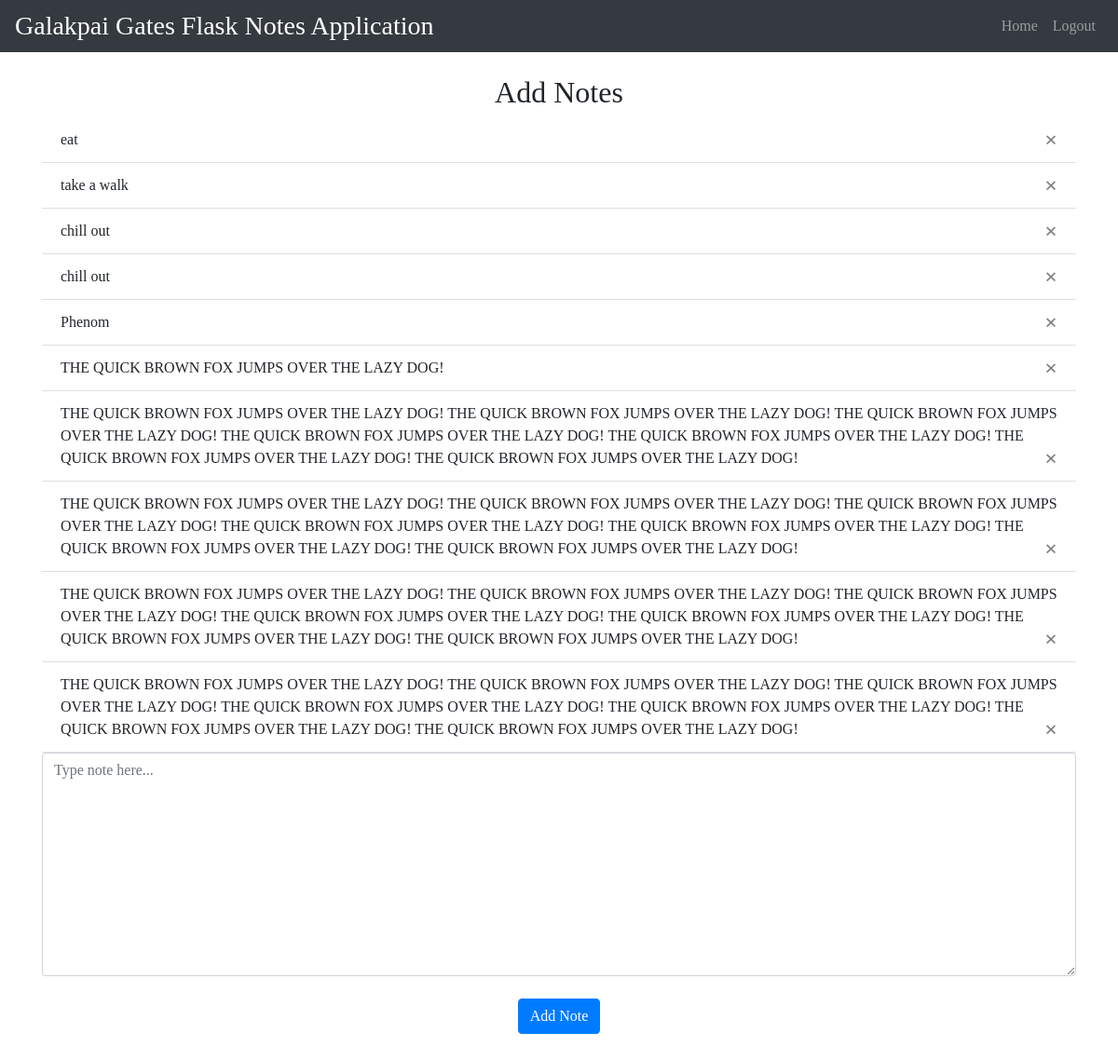
The app's page / (signed in) with its own data.
### website/models.py (models this page shows)
class Note(db.Model):
    id = db.Column(db.Integer, primary_key=True)
    data = db.Column(db.String(100000))
    date = db.Column(db.DateTime(timezone=True), default=func.now())
    user_id = db.Column(db.Integer, db.ForeignKey('user.id'))

### website/views.py (the view, shortened to what this page needs)
@views.route('/', methods=['POST', 'GET'])
@login_required
def home():
    return render_template("index.html", user=current_user)

### website/__init__.py (called while the page is built)
def create_app():
    app = Flask(__name__)
    app.config['SECRET_KEY'] = 'lkjsJ SDKJFKLjsKJSDFLKJad lkfjA'
    app.config['SQLALCHEMY_DATABASE_URI'] = f'sqlite:///{DB_NAME}'
    db.init_app(app)
    from .views import views
    from .auth import auth
    app.register_blueprint(views, url_prefix='/')
    app.register_blueprint(auth, url_prefix='/')
    from .models import User, Note
    create_database(app)
    login_manager = LoginManager()
    login_manager.login_view = 'auth.login'
    login_manager.init_app(app)
    @login_manager.user_loader
    def load_user(id):
        return User.query.get(int(id))
    return app

### website/templates/index.html (shortened to what this page needs)
{% extends "base.html" %}
{% block content %}
    <h2 align="center">Add Notes</h2>
    <ul class="list-group list-group-flush" id="notes">
        {% for note in user.notes %}
            <li class="list-group-item">
                {{ note.data }}
                <button type="button" class="close" onclick="deleteNote({{ note.id }})">
                    <span aria-hidden="true">&times;</span>
                </button>
            </li>
        {% endfor %}
    </ul>
    <form method='POST'>
        <textarea name="note" id="note" class="form-control" placeholder="Type note here..."></textarea>
        <br>
        <div align="center">
            <button type="submit" class="btn btn-primary">Add Note</button>
        </div>
    </form>
{% endblock %}

### website/static/css/styles.css (style rules this page uses)
* { font-family: 'Ubuntu', 'cursive' !important; }
body { padding-bottom: 100px; }
.container h2 { margin-top: 30px; }
textarea { height: 30vh !important; }

### records on screen
Note: data "eat"
Note: data "take a walk"
Note: data "chill out"
Note: data "chill out"
Note: data "Phenom"
Note: data "THE QUICK BROWN FOX JUMPS OVER THE LAZY DOG!"
Note: data "THE QUICK BROWN FOX JUMPS OVER THE LAZY DOG! THE QUICK BROWN FOX JUMPS OVER THE LAZY DOG! THE QUICK BROWN FOX JUMPS OVER THE LAZY DOG! THE QUICK BROWN FOX JUMPS OVER THE LAZY DOG! THE QUICK BROWN FOX JUMPS OVER THE LAZY DOG! THE QUICK BROWN FOX JUMPS OVER THE LAZY DOG! THE QUICK BROWN FOX JUMPS OVER THE LAZY DOG!"
Note: data "THE QUICK BROWN FOX JUMPS OVER THE LAZY DOG! THE QUICK BROWN FOX JUMPS OVER THE LAZY DOG! THE QUICK BROWN FOX JUMPS OVER THE LAZY DOG! THE QUICK BROWN FOX JUMPS OVER THE LAZY DOG! THE QUICK BROWN FOX JUMPS OVER THE LAZY DOG! THE QUICK BROWN FOX JUMPS OVER THE LAZY DOG! THE QUICK BROWN FOX JUMPS OVER THE LAZY DOG!"
Note: data "THE QUICK BROWN FOX JUMPS OVER THE LAZY DOG! THE QUICK BROWN FOX JUMPS OVER THE LAZY DOG! THE QUICK BROWN FOX JUMPS OVER THE LAZY DOG! THE QUICK BROWN FOX JUMPS OVER THE LAZY DOG! THE QUICK BROWN FOX JUMPS OVER THE LAZY DOG! THE QUICK BROWN FOX JUMPS OVER THE LAZY DOG! THE QUICK BROWN FOX JUMPS OVER THE LAZY DOG!"
Note: data "THE QUICK BROWN FOX JUMPS OVER THE LAZY DOG! THE QUICK BROWN FOX JUMPS OVER THE LAZY DOG! THE QUICK BROWN FOX JUMPS OVER THE LAZY DOG! THE QUICK BROWN FOX JUMPS OVER THE LAZY DOG! THE QUICK BROWN FOX JUMPS OVER THE LAZY DOG! THE QUICK BROWN FOX JUMPS OVER THE LAZY DOG! THE QUICK BROWN FOX JUMPS OVER THE LAZY DOG!"
